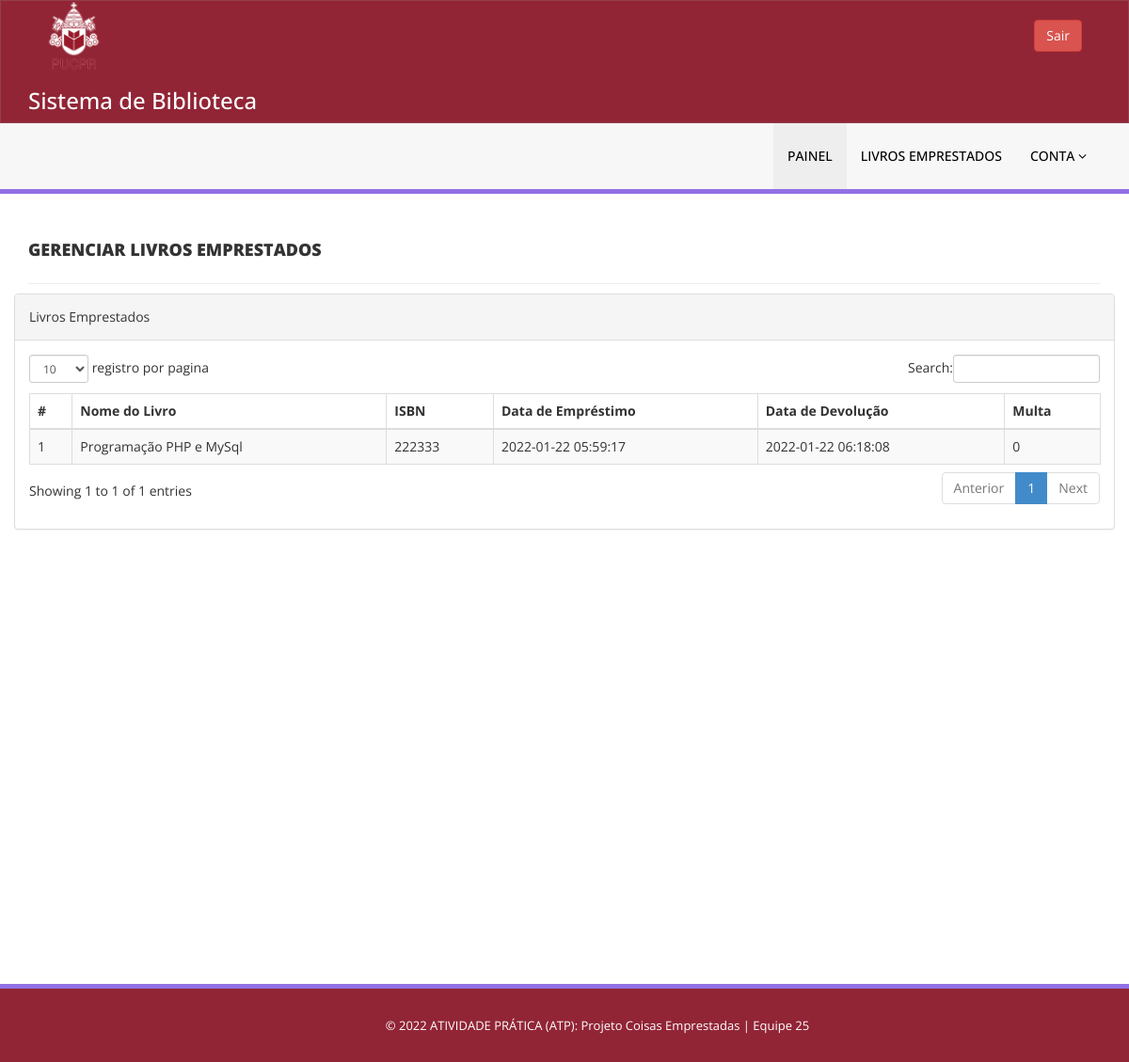
Page /emprestimos.php (signed in) on the earlier database version.
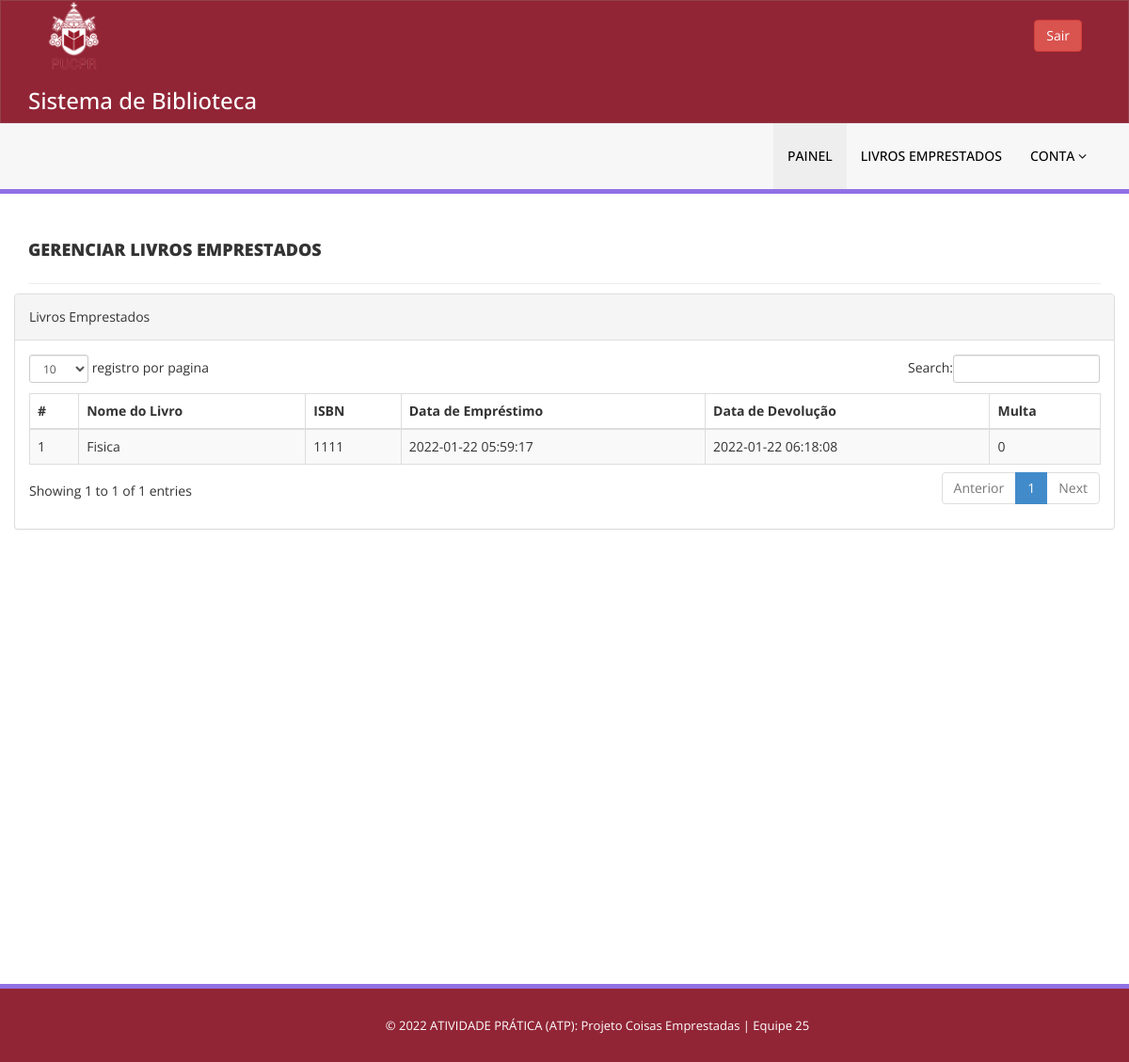
Same page on the later database version.
### tables this page shows
CREATE TABLE `tblissuedbookdetails` (
  `id` int(11) NOT NULL,
  `BookId` int(11) DEFAULT NULL,
  `StudentID` varchar(150) DEFAULT NULL,
  `IssuesDate` timestamp NULL DEFAULT current_timestamp(),
  `ReturnDate` timestamp NULL DEFAULT NULL ON UPDATE current_timestamp(),
  `RetrunStatus` int(1) DEFAULT NULL,
  `fine` int(11) DEFAULT NULL
);

CREATE TABLE `tblbooks` (
  `id` int(11) NOT NULL,
  `BookName` varchar(255) DEFAULT NULL,
  `Category` varchar(255) DEFAULT NULL,
  `Author` varchar(255) DEFAULT NULL,
  `ISBNNumber` varchar(25) DEFAULT NULL,
  `bookImage` varchar(250) NOT NULL,
  `isIssued` int(1) DEFAULT NULL,
  `RegDate` timestamp NULL DEFAULT current_timestamp(),
  `UpdationDate` timestamp NULL DEFAULT NULL ON UPDATE current_timestamp()
);

### emprestimos.php (the view, shortened to what this page needs)
<?php
include('includes/config.php');
if (strlen($_SESSION['login']) == 0) {
	header('location:index.php');
} else {
?>
	<!DOCTYPE html>
	<html xmlns="http://www.w3.org/1999/xhtml">
	<head>
		<link href="assets/css/bootstrap.css" rel="stylesheet" />
		<link href="assets/css/font-awesome.css" rel="stylesheet" />
		<link href="assets/js/dataTables/dataTables.bootstrap.css" rel="stylesheet" />
		<link href="assets/css/style.css" rel="stylesheet" />
	</head>
	<body>
		<?php include('includes/header.php'); ?>
		<div class="content-wrapper">
			<div class="container">
				<div class="row pad-botm">
					<div class="col-md-12">
						<h4 class="header-line">Gerenciar Livros Emprestados</h4>
					</div>
					<div class="row">
						<div class="col-md-12">
							<div class="panel panel-default">
								<div class="panel-heading">
									Livros Emprestados
								</div>
								<div class="panel-body">
									<div class="table-responsive">
										<table class="table table-striped table-bordered table-hover" id="dataTables-example">
											<thead>
												<tr>
													<th>#</th>
													<th>Nome do Livro</th>
													<th>ISBN </th>
													<th>Data de Empréstimo</th>
													<th>Data de Devolução</th>
													<th>Multa</th>
												</tr>
											</thead>
											<tbody>
												<?php
												$sid = $_SESSION['stdid'];
												$sql = "SELECT tblbooks.BookName,tblbooks.ISBNNumber,tblissuedbookdetails.IssuesDate,tblissuedbookdetails.ReturnDate,tblissuedbookdetails.id as rid,tblissuedbookdetails.fine from  tblissuedbookdetails join tblstudents on tblstudents.StudentId=tblissuedbookdetails.StudentId join tblbooks on tblbooks.id=tblissuedbookdetails.BookId where tblstudents.StudentId=:sid order by tblissuedbookdetails.id desc";
												$query = $dbh->prepare($sql);
												$query->bindParam(':sid', $sid, PDO::PARAM_STR);
												$query->execute();
												$results = $query->fetchAll(PDO::FETCH_OBJ);
												$cnt = 1;
												if ($query->rowCount() > 0) {
													foreach ($results as $result) {               ?>
														<tr class="odd gradeX">
															<td class="center"><?php echo htmlentities($cnt); ?></td>
															<td class="center"><?php echo htmlentities($result->BookName); ?></td>
															<td class="center"><?php echo htmlentities($result->ISBNNumber); ?></td>
															<td class="center"><?php echo htmlentities($result->IssuesDate); ?></td>
															<td class="center"><?php if ($result->ReturnDate == "") { ?>
																	<span style="color:red">
																		<?php echo htmlentities("Ainda Não Retornado"); ?>
																	</span>
																<?php } else {
																										echo htmlentities($result->ReturnDate);
																									}
																?>
															</td>
															<td class="center"><?php echo htmlentities($result->fine); ?></td>
														</tr>
												<?php $cnt = $cnt + 1;
													}
												} ?>
											</tbody>
										</table>
									</div>
								</div>
							</div>
						</div>
					</div>
				</div>
			</div>
		</div>
		<?php include('includes/footer.php'); ?>
	</body>
	</html>
<?php } ?>

### includes/header.php (shortened to what this page needs)
<div class="navbar navbar-inverse set-radius-zero">
    <div class="container">
        <div class="navbar-header">
            <img style="width:40%" src="assets/cliente-puc.png" />
                <h3 style="color:white">Sistema de Biblioteca</h3>
        </div>
        <?php if ($_SESSION['login']) {
        ?>
        <div class="right-div">
            <a href="logout.php" class="btn btn-danger pull-right">Sair</a>
        </div>
        <?php } ?>
    </div>
</div>
<?php if ($_SESSION['login']) {
?>
<section class="menu-section">
    <div class="container">
        <div class="row ">
            <div class="col-md-12">
                <div class="navbar-collapse collapse ">
                    <ul id="menu-top" class="nav navbar-nav navbar-right">
                        <li><a href="painel.php" class="menu-top-active">PAINEL</a></li>
                        <li><a href="emprestimos.php">Livros Emprestados</a></li>
                        <li>
                            <a href="#" class="dropdown-toggle" id="ddlmenuItem" data-toggle="dropdown"> Conta <i
                                    class="fa fa-angle-down"></i></a>
                        </li>
                    </ul>
                </div>
            </div>
        </div>
    </div>
</section>
<?php } ?>

### includes/footer.php
<section style="background-color: #912536; text-align:center; color:white" class="footer-section">
    <div class="container">
        <div class="row">
            <div class="col-md-12">
                &copy;
                <?php echo date('Y'); ?>  ATIVIDADE PRÁTICA (ATP): Projeto Coisas Emprestadas | Equipe 25
            </div>
        </div>
    </div>
</section>

### assets/css/style.css (style rules this page uses)
.set-radius-zero { border-radius: 0px; -moz-border-radius: 0px; -webkit-border-radius: 0px; }
.content-wrapper { margin-top: 40px; min-height: 800px; padding-bottom: 90px; }
.header-line { font-weight: 900; padding-bottom: 25px; border-bottom: 1px solid #eeeeee; text-transform: uppercase; }
.pad-botm { padding-bottom: 30px; }
.right-div { float: right; padding: 20px; }
#menu-top a { color: #000; text-decoration: none; font-weight: 500; padding: 25px 15px 25px 15px; text-transform: uppercase; }
.menu-section { background-color: #f7f7f7; border-bottom: 5px solid #9170E4; width: 100%; }
.menu-top-active { background-color: #eeeeee; }
.navbar-inverse { background-color: #912536; border-color: rgba(155, 153, 153, 0.23); }
.navbar { min-height: 90px; margin-bottom: 0px; }
.footer-section { padding: 25px 50px 25px 50px; color: #000; font-size: 13px; background-color: #f7f7f7; text-align: right; border-top: 5px solid #9170E4; }

Differences in the rows shown:
changed tblissuedbookdetails: BookId.BookName "Programação PHP e MySql" → "Fisica"; BookId.ISBNNumber "222333" → "1111"
